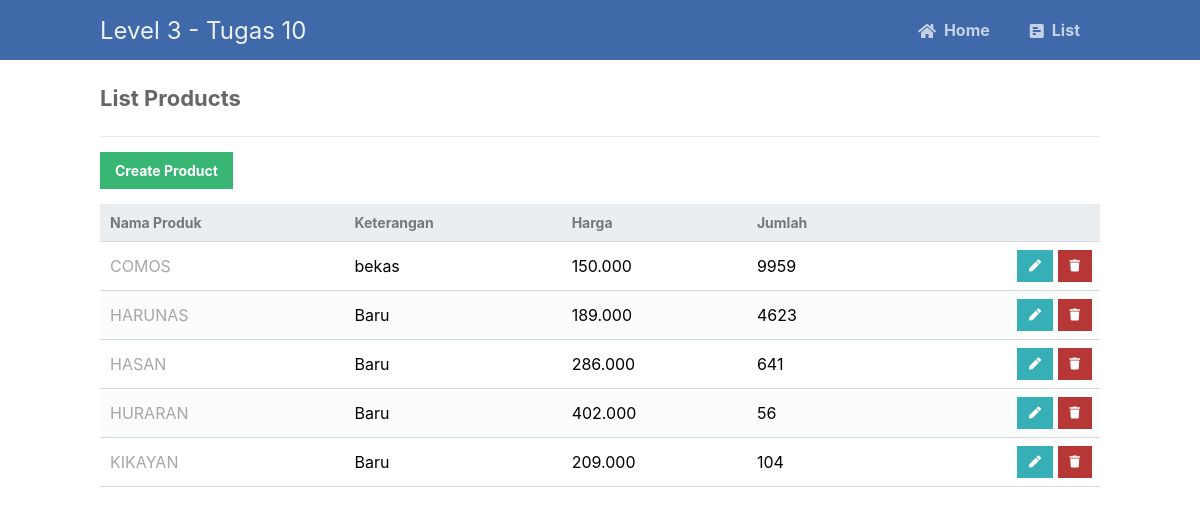
The app's page /read.php with its own data.
### tables this page shows
CREATE TABLE `produk` (
  `nama_produk` varchar(20) NOT NULL,
  `keterangan` varchar(40) NOT NULL,
  `harga` varchar(50) NOT NULL,
  `jumlah` varchar(50) NOT NULL
);

### read.php (the view, shortened to what this page needs)
<?php
include 'functions.php';
$pdo = pdo_connect_mysql();
$page = isset($_GET['page']) && is_numeric($_GET['page']) ? (int)$_GET['page'] : 1;
$records_per_page = 5;
$stmt = $pdo->prepare('SELECT * FROM produk ORDER BY nama_produk LIMIT :current_page, :record_per_page');
$stmt->bindValue(':current_page', ($page-1)*$records_per_page, PDO::PARAM_INT);
$stmt->bindValue(':record_per_page', $records_per_page, PDO::PARAM_INT);
$stmt->execute();
$contacts = $stmt->fetchAll(PDO::FETCH_ASSOC);
?>
<?=template_header('Read')?>
<div class="content read">
	<h2>List Products</h2>
	<a href="create.php" class="create-contact">Create Product</a>
	<table>
        <thead>
            <tr>
                <td>Nama Produk</td>
                <td>Keterangan</td>
                <td>Harga</td>
                <td>Jumlah</td>
                <td></td>
            </tr>
        </thead>
        <tbody>
            <?php foreach ($contacts as $contact): ?>
            <tr>
                <td><?=$contact['nama_produk']?></td>
                <td><?=$contact['keterangan']?></td>
                <td><?=$contact['harga']?></td>
                <td><?=$contact['jumlah']?></td>
                <td class="actions">
                    <a href="update.php?nama_produk=<?=$contact['nama_produk']?>" class="edit"><i class="fas fa-pen fa-xs"></i></a>
                    <a href="delete.php?nama_produk=<?=$contact['nama_produk']?>" class="trash"><i class="fas fa-trash fa-xs"></i></a>
                </td>
            </tr>
            <?php endforeach; ?>
        </tbody>
    </table>
</div>
<?=template_footer()?>

### functions.php (shortened to what this page needs)
<?php
function template_header($title) {
echo <<<EOT
<!DOCTYPE html>
<html>
	<head>
		<meta charset="utf-8">
		<title>$title</title>
		<link href="style.css" rel="stylesheet" type="text/css">
		<link rel="stylesheet" href="https://use.fontawesome.com/releases/v5.7.1/css/all.css">
	</head>
	<body>
    <nav class="navtop">
    	<div>
    		<h1>Level 3 - Tugas 10</h1>
            <a href="index.php"><i class="fas fa-home"></i>Home</a>
    		<a href="read.php"><i class="fas fa-poll-h"></i>List</a>
    	</div>
    </nav>
EOT;
}
function template_footer() {
echo <<<EOT
    </body>
</html>
EOT;
}
?>

### style.css (style rules this page uses)
* { box-sizing: border-box; font-family: -apple-system, BlinkMacSystemFont, "segoe ui", roboto, oxygen, ubuntu, cantarell, "fira sans", "droid sans", "helvetica neue", Arial, sans-serif; font-size: 16px; -webkit-font-smoothing: antialiased; -moz-osx-font-smoothing: grayscale; }
body { background-color: #FFFFFF; margin: 0; }
.navtop { background-color: #3f69a8; height: 60px; width: 100%; border: 0; }
.navtop div { display: flex; margin: 0 auto; width: 1000px; height: 100%; }
.navtop div h1, .navtop div a { display: inline-flex; align-items: center; }
.navtop div h1 { flex: 1; font-size: 24px; padding: 0; margin: 0; color: #ecf0f6; font-weight: normal; }
.navtop div a { padding: 0 20px; text-decoration: none; color: #c5d2e5; font-weight: bold; }
.navtop div a i { padding: 2px 8px 0 0; }
.content { width: 1000px; margin: 0 auto; }
.content h2 { margin: 0; padding: 25px 0; font-size: 22px; border-bottom: 1px solid #ebebeb; color: #666666; }
.read .create-contact { display: inline-block; text-decoration: none; background-color: #38b673; font-weight: bold; font-size: 14px; color: #FFFFFF; padding: 10px 15px; margin: 15px 0; }
.read table { width: 100%; padding-top: 30px; border-collapse: collapse; }
.read table thead { background-color: #ebeef1; border-bottom: 1px solid #d3dae0; }
.read table thead td { padding: 10px; font-weight: bold; color: #767779; font-size: 14px; }
.read table tbody tr { border-bottom: 1px solid #d3dae0; }
.read table tbody tr:nth-child(even) { background-color: #fbfcfc; }
.read table tbody tr td { padding: 10px; }
.read table tbody tr td:nth-child(1) { color: #a5a7a9; }
.read table tbody tr td.actions { padding: 8px; text-align: right; }
.read table tbody tr td.actions .edit, .read table tbody tr td.actions .trash { display: inline-flex; text-align: right; text-decoration: none; color: #FFFFFF; padding: 10px 12px; }
.read table tbody tr td.actions .trash { background-color: #b73737; }
.read table tbody tr td.actions .edit { background-color: #37afb7; }

### records on screen
produk: nama_produk "COMOS", keterangan "bekas", harga "150.000", jumlah "9959"
produk: nama_produk "HARUNAS", keterangan "Baru", harga "189.000", jumlah "4623"
produk: nama_produk "HASAN", keterangan "Baru", harga "286.000", jumlah "641"
produk: nama_produk "HURARAN", keterangan "Baru", harga "402.000", jumlah "56"
produk: nama_produk "KIKAYAN", keterangan "Baru", harga "209.000", jumlah "104"
